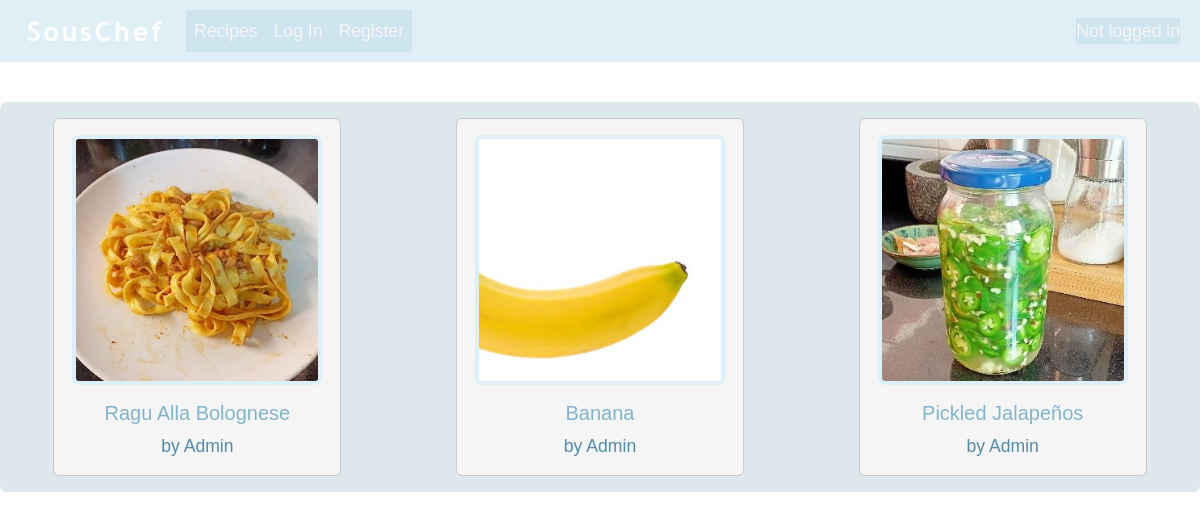
Page /recipes on the earlier database version.
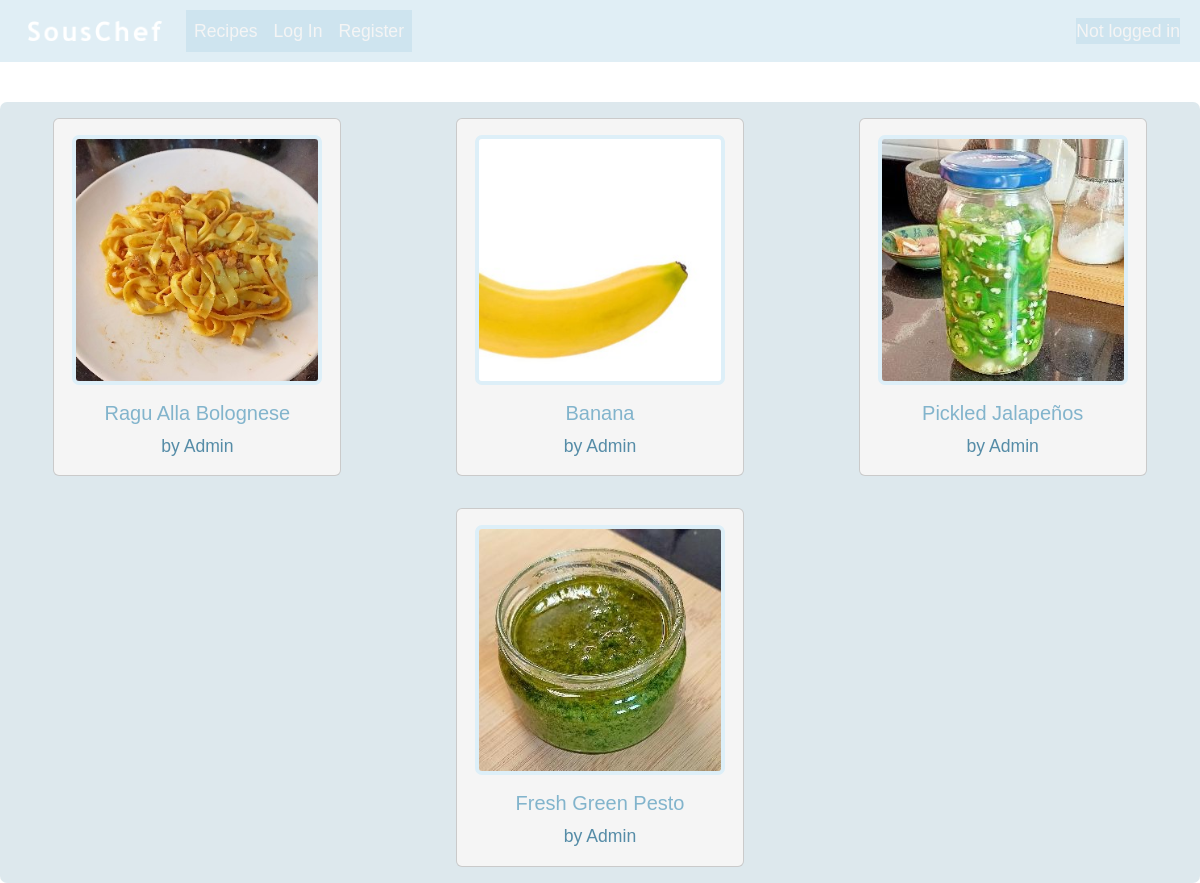
Same page on the later database version.
### souschef/models.py (models this page shows, shortened)
class Recipe(models.Model):
    title = models.CharField(max_length=128)
    description = models.TextField()
    ingredients = models.ManyToManyField(Ingredient, through="IngredientPerRecipe")
    image = models.ImageField(upload_to="recipe_pics", null=True, blank=True)
    created_by = models.ForeignKey(User, on_delete=models.CASCADE)
    created_on = models.DateTimeField(auto_now_add=True)

class User(AbstractUser):
    pass

### souschef/views.py (the view)
# urls.py: path("recipes", views.recipes, name="recipes"),
def recipes(request):
    recipes = Recipe.objects.all()
    return render(request, "SousChef/recipes.html", {
            "recipes": recipes,
        })

### souschef/templates/souschef/recipes.html (shortened to what this page needs)
{% extends "SousChef/layout.html" %}
{% load static %}
{% block body %}
    <div class="container-flex bg-custom text-center mt-5">
        <div class="row justify-content-center g-2">
            {% if recipes %}
                {% for recipe in recipes %}
                    <div class="col m-2 p-2">
                        <div class="card recipe-card mx-auto" style="width: 18rem;">
                            {% if recipe.image %}
                                <a class="mt-3 mx-auto" href="{% url 'recipe' recipe.id %}">
                                <img src="{{ recipe.image.url }}" class="card-img-top img-fluid recipe-image-mid border border-4" alt="recipe image">
                                </a>
                            {% else %}
                                <a class="mt-3 mx-auto" href="{% url 'recipe' recipe.id %}">
                                <img src="{% static 'images/default_pics/default_recipe.png' %}" class="card-img-top img-fluid recipe-image-mid" alt="recipe image">
                                </a>
                            {% endif %}
                            <div class="card-body">
                                <h5 class="card-title"><a href="{% url 'recipe' recipe.id %}"class="card-link">{{ recipe.title }}</h5></a>
                                <p class="card-text">by {{ recipe.created_by }}</p>
                            </div>
                        </div>
                    </div>
                {% endfor %}
            {% else %}
                <div class="my-3 text-center">
                    <h5>No recipes yet!</h5>
                </div>
            {% endif %}
        </div>
        </div>
{% endblock %}

### souschef/templates/souschef/layout.html (shortened to what this page needs)
{% load static %}
<!DOCTYPE html>
<html lang="en">
    <head>
        <link href="https://cdnjs.cloudflare.com/ajax/libs/cropperjs/1.6.2/cropper.css" rel="stylesheet">
        <link href="https://cdn.jsdelivr.net/npm/bootstrap@5.3.3/dist/css/bootstrap.min.css" rel="stylesheet">
        <link href="{% static 'styles.css' %}" rel="stylesheet">
    </head>
    <body>
        <nav class="navbar navbar-expand-lg nav-colours pt-2 mb-3">
            <div class="container-fluid ms-2">
                <a class="navbar-brand" href="{% url 'index' %}">
                    <img src="{% static 'images/souschef.png' %}" alt="Logo" width="150" height="auto" class="d-inline-block p-2">
                </a>
                <div class="collapse navbar-collapse" id="toggle">
                    <ul class="navbar-nav me-auto mb-3 mb-lg-0 nav-colours">
                        <li class="nav-item">
                            <a class="nav-link" href="{% url 'recipes' %}">Recipes</a>
                        </li>
                        {% if user.is_authenticated %}
                            <li class="nav-item">
                                <a class="nav-link" href="{% url 'add_recipe' %}">Add a Recipe</a>
                            </li>
                            <li class="nav-item">
                                <a class="nav-link" href="{% url 'pantry' %}">Pantry</a>
                            </li>
                            <li class="nav-item">
                                <a class="nav-link" href="{% url 'logout' %}">Log Out</a>
                            </li>
                        {% else %}
                            <li class="nav-item">
                                <a class="nav-link" href="{% url 'login' %}">Log In</a>
                            </li>
                            <li class="nav-item">
                                <a class="nav-link" href="{% url 'register' %}">Register</a>
                            </li>
                        {% endif %}
                    </ul>
                    <div class="me-2 nav-colours">
                        {% if user.is_authenticated %}
                            <div class="navbar-text d-flex align-items-center">
                                Logged in as<a class="nav-link custom-ms" href="{% url 'user_dashboard' %}">{{ user.username }}</a>
                            </div>
                        {% else %}
                            <span class="navbar-text">Not logged in</span>
                        {% endif %}
                    </div>
                </div>
            </div>
        </nav>
        {% block body %}
        {% endblock %}
    </body>
</html>

### souschef/static/styles.css (style rules this page uses)
a { text-decoration: none; color: whitesmoke; }
body { background-image: url("/static/images/background.jpg"); background-position: center; background-repeat: vertical; background-attachment: fixed; background-size: 2000px; color: whitesmoke; font-family: 'sofiapro-light', 'Helvetica', 'Arial', sans-serif; font-size: 1.1em; }
.bg-custom { background-color: rgba(85, 140, 167, 0.2); border-radius: 7px; }
.border { border-color: #ddeff8 !important; }
.nav-colours { background-color: rgba(177, 213, 231, 0.4); }
.navbar-text { color: whitesmoke; }
.nav-link { color: whitesmoke !important; }
.col { max-width: 50%; }
.recipe-image-mid { height: 250px; width: auto; border-radius: 7px; }
.card { background-color: #DDEFF8; }
.card-link { color: #82b4cc; }
.recipe-card { background-color: whitesmoke; color: #558ca7; }

Differences in the rows shown:
added Recipe: image (picture), title "Fresh Green Pesto", created_by "Admin"
